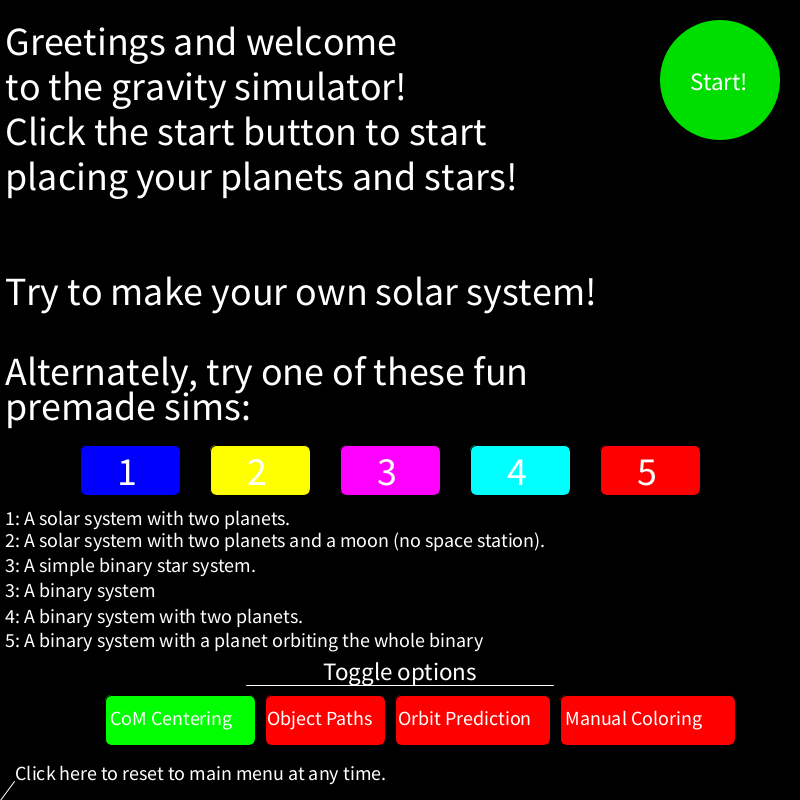
Frame 1 (no input)
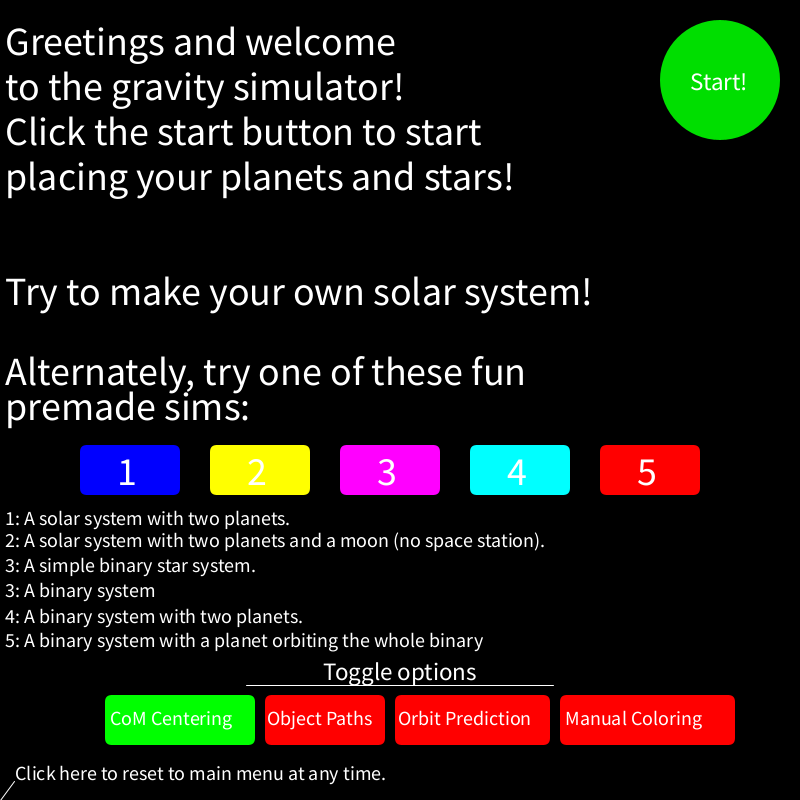
Frame 60 (the mouse pressed at the canvas centre just before this capture)
Frame 120 (the mouse held since frame 60 and released just before this capture): identical to frame 60, image omitted

The Processing sketch that drew these frames (run headless with seeded random() and noise(); from frame 60 on, the mouse is pressed at the canvas centre):

// Processing sketch: nBody
// ── nBody.pde
//Copyright (C) 2014
//D. John Kirby
/*
    This program is free software: you can redistribute it and/or modify
 it under the terms of the GNU General Public License as published by
 the Free Software Foundation, either version 3 of the License, or
 (at your option) any later version.
 
 This program is distributed in the hope that it will be useful,
 but WITHOUT ANY WARRANTY; without even the implied warranty of
 MERCHANTABILITY or FITNESS FOR A PARTICULAR PURPOSE.  See the
 GNU General Public License for more details.
 
 You should have received a copy of the GNU General Public License
 along with this program.  If not, see <http://www.gnu.org/licenses/>.*/
/* This program contains code that was written by Shanfan Huang and
   modified by D. John Kirby.
   Released under the GPL Copyright (C) 2010, Source code here:
   <http://www.openprocessing.org/sketch/8617>*/

float[] CoM;
int nClicks = 5;
int nStepsDefault = 250;
int nSteps =  250; //number of steps between frames.
ArrayList ballList = new ArrayList();
boolean projection = false;
boolean trails = false;
boolean dynamicColoring = true;
boolean hasSelectedColor = false;
boolean CoMtargetting = true;
float X = 0, Y = 0, Vex = 0, Vey = 0; //For making new balls.
int ballSize = 20;//For making new balls
color ballColor = color(0, 0, 255);//Color for new balls
Ball thisBall; //Holds new balls

boolean[] clicks = new boolean[nClicks];
boolean startSim = false; //To be set to true when the user is ready
int thisClick = 0;
float scaleFactor = 1.0;
float textX, textY; //These variables keep track of where to print the instruction menu.
float buttonWidth, buttonSpace, buttonsStart;

float upButtonX, upButtonY, upButtonWidth, upButtonHeight;

float downButtonX, downButtonY, downButtonWidth, downButtonHeight;

float startX, startY, startRad;

void mousePressed()
{
  color clicked = get(mouseX, mouseY);
  if(!dynamicColoring && clicks[0] && !clicks[1])
    ballColor = clicked;
  //If user clicks the red ball, time to play
  if ( clicks[0] && dist(mouseX, mouseY, width, height) < 150 )
  {
    startSim = true;
    nSteps = nStepsDefault;
    return;
  }
  /*Handle reset of game here*/
  if ((clicks[0] || startSim) && dist(mouseX, mouseY, 0, height) < 75)
  {
    ballList = new ArrayList();
    startSim = false;
    for ( int i = 0; i < clicks.length; i++)
      clicks[i] = false;
    thisClick = 0;
    noStroke();
    colorMode(RGB,255);
    return;
  }
  
  /*Handle pressing start button*/
  if(!clicks[0] && dist(mouseX,mouseY,startX,startY) < startRad)
  {
    clicks[0] = true;
    thisClick++;
    return;
  }
  /*This handles the interactive clickybits*/
  /*Look for premades here*/
  if (!startSim && !clicks[0])
  {
    if ((textY+410 <= mouseY) &&  mouseY <= textY + 510 && !clicks[0])
    {
      if (buttonsStart <= mouseX && mouseX <= buttonsStart+buttonWidth)
      {
        loadPremade(1);
        return;
      }
      if (buttonsStart+1*buttonWidth+1*buttonSpace <= mouseX 
        && mouseX <= buttonsStart+2*buttonWidth+1*buttonSpace)
      {
        loadPremade(2);
        return;
      }
      if (buttonsStart+2*buttonWidth+2*buttonSpace <= mouseX 
        && mouseX <= buttonsStart+3*buttonWidth+3*buttonSpace)
      {
        loadPremade(3);
        return;
      }
      if (buttonsStart+3*buttonWidth+3*buttonSpace <= mouseX 
        && mouseX <= buttonsStart+4*buttonWidth+4*buttonSpace)
      {
        loadPremade(4);
        return;
      }
      if (buttonsStart+4*buttonWidth+4*buttonSpace <= mouseX 
        && mouseX <= buttonsStart+5*buttonWidth+5*buttonSpace)
      {
        loadPremade(5);
        return;
      }
    }

    //Handle toggling the trails on and off.
    if (mouseX >= textX+260 && mouseX <= textX+260+120 &&
      mouseY >= textY+640 && mouseY <= textY+640+50)
    {
      //Happy
      trails = !trails;
      return;
    }

    //Handle toggling the projection on and off
    if (mouseX >= textX+260+130 && mouseX <= textX+260+130+155 &&
      mouseY >= textY+640 && mouseY <= textY+640+50)
    {
      projection = !projection;
      return;
    }
    
    //Handle toggling the dynamic coloring
   if (mouseX >= textX+260+130+165 && mouseX <= textX+260+130+165+175 &&
      mouseY >= textY+640 && mouseY <= textY+640+50)
   {
    dynamicColoring = !dynamicColoring;
    return; 
   }
   
     if (mouseX >= textX+100 && mouseX <= textX+100+150 &&
         mouseY >= textY+640 && mouseY <= textY+640+50)
     {
        CoMtargetting = !CoMtargetting;
        return; 
     }
   }
   /*Ensure that the user can resize the object at will*/
   if(clicks[1] && clicks[2] && !clicks[3])
   {
    if (mouseX >= upButtonX && mouseX <= upButtonX+upButtonWidth
     && mouseY >= upButtonY && mouseY <= upButtonY+upButtonHeight)
     {
       return;
     }
     
    if (mouseX >= downButtonX && mouseX <= downButtonX+downButtonWidth
     && mouseY >= downButtonY && mouseY <= downButtonY+downButtonHeight)
    {
     return;
    }
   }
   
   if ( thisClick < nClicks && clicks[0])
   {
      clicks[thisClick] = true;
      thisClick++;
   }
}

void setup()
{
  size(800, 800);
  textX = 5;
  textY = 55;
  smooth();
  buttonWidth = 100;
  buttonSpace = 30;
  buttonsStart = textX +75;

  /* Set all the click variables to be false */
  for (thisClick = 0; thisClick < nClicks; thisClick++)
    clicks[thisClick] = false;
  thisClick = 0;
  upButtonX = width-100;
  upButtonY = height/2-50;
  upButtonWidth = 50;
  upButtonHeight = 50;

  downButtonX = upButtonX;
  downButtonY = height/2;
  downButtonWidth = upButtonWidth;
  downButtonHeight = upButtonHeight;
  
  startX = width-80;
  startY = 80;
  startRad = 120;
}

void loadPremade(int which)
{
  if (which == 1)
  {
    //Basic solar system
    ballList.add(new Ball(width/2, height/2, 0, 0, color(255, 255, 0), 50, 10000));
    ballList.add(new Ball(width/2, 0.6*height, 11.1, 0, color(0, 0, 255), 30, 10)); 
    ballList.add(new Ball(width/2, 0.75*height, 3, 0, color(255, 0, 0), 25, 10));
  }
  else if (which ==2)
  {
    //That's no Moon!
    ballList.add(new Ball(width/2, height/2, 0, 0, color(255, 255, 0), 75, 10000));
    ballList.add(new Ball(0.9*width, height/2, 0, -5.6, color(205, 183, 158), 25, 500));
    ballList.add(new Ball(0.9*width-30, height/2, 0, -5.6+4, color(255, 255, 255), 5, 1));
    ballList.add(new Ball(width/2, 0.75*height, 5, 0, color(255, 0, 0), 25, 10));
  }
  else if (which == 3)
  {
    //Binary Star System
    ballList.add(new Ball(width/2-100, height/2, 0, 1.5, color(255, 255, 0), 75, 2*10^1000));
    ballList.add(new Ball(width/2+100, height/2, 0, -1.5, color(255, 255, 0), 75, 2*10^1000));
  }
  else if (which ==4)
  {
    //It's a space station!
    ballList.add(new Ball(width/2-100, height/2, 0, 5.5, color(255, 255, 0), 30, 10000));
    ballList.add(new Ball(width/2+100, height/2, 0, -5.5, color(255, 255, 0), 30, 10000));
    ballList.add(new Ball(width/2-150, height/2, 0, 5.5+14, color(0, 0, 255), 15, 1));
    ballList.add(new Ball(width/2+150, height/2, 0, -5.5+14, color(255, 0, 0), 15, 1));
  }
  else if (which == 5)
  {

    //Orbit they Barry Center
    ballList.add(new Ball(width/2-50, height/2, 0, 1.5, color(255, 255, 0), 35, 2*10^1000));
    ballList.add(new Ball(width/2+50, height/2, 0, -1.5, color(255, 255, 0), 35, 2*10^1000));
    ballList.add(new Ball(width/2-350, height/2, 0, 2.2, color(0, 0, 255), 15, 1));
  }

  startSim = true;
}

void draw()
{
  /*Display menu here*/
  if (!startSim)
  {
    background(0);
    if (!clicks[0])
    {
      textSize(40);
      fill(255);

      text("Greetings and welcome", textX, textY);
      text("to the gravity simulator!", textX, textY + 45);
      text("Click the start button to start", textX, textY+90);
      text("placing your planets and stars!", textX, textY + 135);
      text("Try to make your own solar system!", textX, textY + 250);
      text("Alternately, try one of these fun", textX, textY+330);
      text("premade sims:", textX, textY+365);
      fill(0, 0, 255);
      rect(buttonsStart, textY+390, 100, 50, 7);
      fill(255);
      text("1", buttonsStart+37, textY+430);

      fill(255, 255, 0);
      rect(buttonsStart+1*buttonWidth+1*buttonSpace, textY+390, 100, 50, 7);
      fill(255);
      text("2", buttonsStart+1*buttonWidth+1*buttonSpace+37, textY+430);

      fill(255, 0, 255);
      rect(buttonsStart+2*buttonWidth+2*buttonSpace, textY+390, 100, 50, 7);
      fill(255);
      text("3", buttonsStart+2*buttonWidth+2*buttonSpace+37, textY+430);

      fill(0, 255, 255);
      rect(buttonsStart+3*buttonWidth+3*buttonSpace, textY+390, 100, 50, 7);
      fill(255);
      text("4", buttonsStart+3*buttonWidth+3*buttonSpace+37, textY+430);

      fill(255, 0, 0);
      rect(buttonsStart+4*buttonWidth+4*buttonSpace, textY+390, 100, 50, 7);
      fill(255);
      text("5", buttonsStart+4*buttonWidth+4*buttonSpace+37, textY+430);

      fill(0, 0, 255);

      textSize(20);
      fill(255);
      text("1: A solar system with two planets.", textX, textY+460+10);
      text("2: A solar system with two planets and a moon (no space station).", textX, textY+527-35);
      text("3: A simple binary star system.", textX, textY+552-35);
      text("3: A binary system", textX, textY+577-35);
      text("4: A binary system with two planets.", textX, textY+603-35);
      text("5: A binary system with a planet orbiting the whole binary", textX, textY+627-35);

      if (trails)
        fill(0, 255, 0);
      else
        fill(255, 0, 0);
      rect(textX+260, textY+640, 120, 50, 7);
      fill(255);
      text("Object Paths", textX+260+2, textY+670);

      if (projection)
        fill(0, 255, 0);
      else
        fill(255, 0, 0);
      rect(textX+260+130, textY+640, 155, 50, 7);
      fill(255);
      text("Orbit Prediction", textX+260+130+3, textY+670);
      
      if(!dynamicColoring)
        fill(0,255,0);
      else
        fill(255,0,0);
        
      rect(textX+260+130+165, textY+640, 175, 50, 7);
      fill(255);
      text("Manual Coloring", textX+260+130+165+5,textY+670);
      
      if(CoMtargetting)
        fill(0,255,0);
      else
        fill(255,0,0);
        
     rect(textX+100,textY+640,150,50,7);
     fill(255);
     text("CoM Centering",textX+100+5,textY+670);
     text("Click here to reset to main menu at any time.",textX+10,height-20);
     stroke(255);
     line(textX+9,height-19,0,height);
    
     textSize(25);
     String s = "Toggle options";
     text(s,width/2-textWidth(s)/2,textY+625);
     line(width/2-textWidth(s),textY+630,width/2+textWidth(s),textY+630);
     noStroke();
     fill(0,222,0);
     ellipse(startX,startY,startRad,startRad);
     fill(255);
     text("Start!",startX-startRad/4,startY+10);
    }
    //Philosophy is:
    //0 clicks = menu
    //1 click = choose color
    //2 click = place ball
    //3 clicks = size ball
    //4 clicks = give ball velocity
    //5 clicks = done
    if (clicks[0])
    {
      stroke(255);
      fill(0);
      setBallColor();
      fill(ballColor);
      ellipse(X, Y, ballSize, ballSize);
      fill(255, 0, 0);
      ellipse(width, height, 300, 300);
      fill(255);
      textSize(23);
      text("Start Sim", width-100, height-50);
      fill(0, 0, 255);
      ellipse(0, height, 150, 150);
      fill(255);
      textSize(20);
      text("Reset", 0, height-20);
      displayAllBalls(ballList);
    }
    if(!dynamicColoring && clicks[0] && !clicks[1])
    {
      fill(0);
      rect(0,0,width/2,height);
      fill(255);
      rect(width/2,0,width/2,height);
      fill(255, 0, 0);
      ellipse(width, height, 300, 300);
      fill(255);
      textSize(23);
      text("Start Sim", width-100, height-50);
      fill(0, 0, 255);
      ellipse(0, height, 150, 150);
      fill(255);
      textSize(20);
      text("Reset", 0, height-20);
      text("Select Object Color",textX,textY);
      drawColorWheel();
      colorMode(RGB,255);
    }
    if(dynamicColoring && clicks[0] && !clicks[1])
    {
      clicks[1] = true;
      thisClick = 2;
    }
    if (clicks[1] && !clicks[2])
    {
      colorMode(RGB,255);
      fill(255);
      text("Click where you would like the object to start the simulation.", textX, textY);
      X = mouseX;
      Y = mouseY;
    }
    if (clicks[1] && clicks[2] && !clicks[3])
    {
      fill(255);
      text("Click the up and down buttons to set this object's size/mass", textX, textY);
      fill(0,255,0);
      rect(upButtonX,upButtonY,upButtonWidth,upButtonHeight);
      fill(255,0,0);
      rect(downButtonX,downButtonY,downButtonWidth,downButtonHeight);
      if (mousePressed)
      {
        if (mouseX >= upButtonX && mouseX <= upButtonX+upButtonWidth
         && mouseY >= upButtonY && mouseY <= upButtonY+upButtonHeight)
         {
           ballSize += 1;
         }
         
        if (mouseX >= downButtonX && mouseX <= downButtonX+downButtonWidth
         && mouseY >= downButtonY && mouseY <= downButtonY+downButtonHeight)
        {
         if(ballSize > 1)
           ballSize-= 1;
        }
      }
      setBallColor();
    } 
    if (clicks[1] && clicks[2] && clicks[3])
    {
      fill(255);
      text("Click to determine the velocity this object will start with", textX, textY);
      text("This click will complete the placement of this object in the simulation.", textX, textY+45);
      stroke(255);
      line(mouseX, mouseY, X, Y);
      Vex = (mouseX - X)/10;
      Vey = (mouseY - Y)/10;
      if (projection)
      {
        nSteps = 25;
        ArrayList temp = new ArrayList();
        for (int k = 0; k < ballList.size(); k++)
        {
          thisBall = (Ball)(ballList.get(k));
          temp.add(new Ball(thisBall.xpos, thisBall.ypos, thisBall.xvel, thisBall.yvel, thisBall.col, thisBall.rad, thisBall.mass));
        }
        thisBall = new Ball(X, Y, Vex, Vey, ballColor, ballSize, ballSize*ballSize);
        temp.add(thisBall);
          
        for ( int i = 0; i < 100; i ++)
        {
          for ( int j = 0; j < temp.size(); j ++ )
          {
            thisBall = (Ball)(temp.get(j));
            thisBall.xs[i] = thisBall.xpos;
            thisBall.ys[i] = thisBall.ypos;
            if ( i !=0 )
              line(thisBall.xs[i], thisBall.ys[i], thisBall.xs[i-1], thisBall.ys[i-1]);
          }
          moveAllBalls(temp);
        }

      }
    }
    if (clicks[nClicks-1])
    {
      //User is done placing this ball, move to next one 
      thisBall = new Ball(X, Y, Vex, Vey, ballColor, ballSize, ballSize*ballSize);
      ballList.add(thisBall);
      for ( thisClick = 1; thisClick < nClicks; thisClick ++)
        clicks[thisClick] = false;
      ballColor = color(0,0,255);
      ballSize = 20;
      thisClick = 1;
    }
  }
  else
  {
    background(0);
    if(CoMtargetting)
    {
      CoM = findCoM(ballList);
      pushMatrix();
      translate(width/2-CoM[0], height/2-CoM[1]);
      scale(scaleFactor);
      //   print(CoM[0]+", "+CoM[1]+"\n");
      displayAllBalls(ballList);
  
      popMatrix();
    }
    else
      displayAllBalls(ballList);
    if (dist(mouseX, mouseY, 0, height) < 75)
    {
      //Display quit button.
      noStroke();
      fill(0, 0, 255);
      ellipse(0, height, 150, 150);
      fill(255);
      textSize(20);
      text("Reset", 0, height-20);
    }
    // scale(scaleFactor);
    /*Meat and potatoes really happens here*/
    moveAllBalls(ballList);
  }
}

void setBallColor()
{
 if(!dynamicColoring)
  return;
 if (ballSize <= 20)
    {
      //Small things are white -> red
      ballColor = color(255, 255-(int)map(ballSize*1.0,0.0,20.0,0.0,255.0), 255-(int)map(1.0*ballSize,0.0,20.0,0.0,255.0));
    }
    else if (ballSize > 20 && ballSize<=30)
    {
      //Then red -> blue
      ballColor = color(255-(int)map(ballSize,20,30,0,255),0,(int)map(ballSize,20,30,0,255));
    }
    else if (ballSize > 30 && ballSize <= 45)
    {
      //Then blue -> peach puff
      ballColor = color((int)map(ballSize,30.0,45.0,0.0,255.0),(int)map(ballSize,30.0,45.0,0.0,222.0),255-(int)map(ballSize,30.0,45.0,0.0,82.0));
    }
    else if(ballSize > 45 && ballSize <= 65)
    {
      //then Peach Puff (close to Jupiter Color, 255, 222, 173) -> yellow (255,255,0)
     ballColor = color(255,(int)map(ballSize,35.0,65.0,222.0,255.0),255-(int)map(ballSize,35.0,65.0,173.0,255.0));
    }
    else
      ballColor = color(255,255,0); 
}

//void mouseWheel(MouseEvent e)
//{
//  if (clicks[0] && clicks[1] && clicks[2] && !clicks[3])
//  {
//    if (e.getAmount() > 0)
//    {
//      ballSize += 1;
//    }
//    else
//    {
//      if (ballSize >= 1)
//        ballSize -= 1;
//    }
//    if(!dynamicColoring)
//      return;
//    if (ballSize <= 20)
//    {
//      //Small things are white -> red
//      ballColor = color(255, 255-(int)map(ballSize*1.0,0.0,20.0,0.0,255.0), 255-(int)map(1.0*ballSize,0.0,20.0,0.0,255.0));
//    }
//    else if (ballSize > 20 && ballSize<=30)
//    {
//      //Then red -> blue
//      ballColor = color(255-(int)map(ballSize,20,30,0,255),0,(int)map(ballSize,20,30,0,255));
//    }
//    else if (ballSize > 30 && ballSize <= 45)
//    {
//      //Then blue -> peach puff
//      ballColor = color((int)map(ballSize,30.0,45.0,0.0,255.0),(int)map(ballSize,30.0,45.0,0.0,222.0),255-(int)map(ballSize,30.0,45.0,0.0,82.0));
//    }
//    else if(ballSize > 45 && ballSize <= 65)
//    {
//      //then Peach Puff (close to Jupiter Color, 255, 222, 173) -> yellow (255,255,0)
//     ballColor = color(255,(int)map(ballSize,35.0,65.0,222.0,255.0),255-(int)map(ballSize,35.0,65.0,173.0,255.0));
//    }
//    else
//      ballColor = color(255,255,0);
//  }
//}

void displayAllBalls(ArrayList ballList)
{
  for ( int j =0; j < ballList.size(); j= j + 1 )
    ((Ball)(ballList.get(j))).display();
}

void moveAllBalls(ArrayList ballList)
{
  for ( int j =0; j < ballList.size(); j= j + 1 )
  {
    thisBall = (Ball)(ballList.get(j));
    thisBall.move(ballList);
  }
}

float[] findCoM(ArrayList ballList)
{
  float[] CoM = {
    0, 0
  };
  float mass = 0;
  Ball thisBall;
  for ( int i=0; i< ballList.size(); i++)
  {
    thisBall = (Ball)(ballList.get(i));

    CoM[0] = CoM[0] + thisBall.xpos*thisBall.mass;
    CoM[1] = CoM[1] + thisBall.ypos*thisBall.mass;
    mass = mass + thisBall.mass;
  } 
  CoM[0] = CoM[0]/mass;
  CoM[1] = CoM[1]/mass;

  return CoM;
}

/* This class is used to draw the gravitational field at set points on the grid*/
class GravField
{
  PVector[][] field;
  int fieldWid;
  int fieldHt;
  GravField()
  {
   fieldWid = width/10;
   fieldHt = height/10;
   field = new PVector[fieldWid][fieldHt];
   this.findAllPoints();
   this.drawSelf();
  }
  
  void drawSelf()
  {
    int x, y;
    PVector thisVec;
    for( int i = 0; i < fieldWid; i ++ )
    {
      for( int j = 0; j < fieldHt; j ++ )
      {
        stroke(255);
        x = i*10;
        y = j*10;
        thisVec = field[i][j];
        arrow( x, y, x + (int)thisVec.x, y + (int)thisVec.y ); 
      }      
    } 
  }
  
  void findAllPoints()
  {
    Ball testMass;
    PVector thisGrav;
    int x, y;
    for( int i = 0; i < fieldWid; i ++ )
    {
      for( int j = 0; j < fieldHt; j ++ )
      {
        x = i*10;
        y = j*10;
        testMass = new Ball(x, y, 0, 0, 0, 0, 1); 
        thisGrav = testMass.findGravity( ballList );
        field[i][j] = thisGrav;
      }
    } 
  }
}

  void arrow(int x1, int y1, int x2, int y2) {
  line(x1, y1, x2, y2);
  pushMatrix();
  translate(x2, y2);
  float a = atan2(x1-x2, y2-y1);
  rotate(a);
  line(0, 0, -10, -10);
  line(0, 0, 10, -10);
  popMatrix();
} 

class Ball
{
  float xpos, ypos, xvel, yvel, rad, fric, mass;
  color col;
  float[] xs, ys;
  int x = 0;

  Ball(float xin, float yin, float xvin, float yvin, color col, float rad, float mass)
  {
    xpos = xin;
    ypos = yin;
    xvel = xvin;
    yvel = yvin; 
    this.rad = rad;
    this.col = col;
    this.mass = mass;
    xs = new float[100];
    ys = new float[100];
    for ( x = 0; x < xs.length; x++ )
    {
      //This number is arbitrarily large, so I assume this is an arbitrage.
      xs[x] = -1000000000;
      ys[x] = -1000000000;
    }
    x = 0;
  }

  void display()
  {
    fill(col);
    stroke(0);
    ellipse(xpos, ypos, rad, rad); 
    if (trails)
    {
      stroke(col);
      for (int i = 0; i < 99; i++)
      {
        if (xs[i+1] > -1000000000 && ys[i+1] > -1000000000)
          line(xs[i], ys[i], xs[i+1], ys[i+1]);
      }
    }
  }
  
  PVector findGravity(ArrayList ballList)
  {
     PVector returnMe = new PVector(0,0);
     float gravityFelt, otherDist;
     int s = ballList.size();
     Ball otherBall;

     for ( int j = 0; j < s; j++)
      {
        otherBall = (Ball)(ballList.get(j));
        mass = otherBall.mass;
        otherDist = dist(otherBall.xpos, otherBall.ypos, xpos, ypos);
        //If I'm looking at myself just hop to the next one.
        if (otherDist < 0.1)
          continue;

        //Handle balls inside other balls.
        if ( otherDist < otherBall.rad )
          gravityFelt = otherBall.mass/pow(otherBall.rad, 3);
        else
          gravityFelt = otherBall.mass/pow(otherDist, 3);
        returnMe.set(returnMe.x +  gravityFelt*(xpos-otherBall.xpos), returnMe.y + gravityFelt*(ypos-otherBall.ypos));
    }
    return returnMe;
  }
  void move(ArrayList ballList)
  {
    Ball otherBall;
    float otherDist, rho, mass;
    /*float gravityFeltX = 0;//Actually has units of accelleration
    float gravityFeltY = 0;//Actually has units of accelleration*/
    PVector gravityVec;
    /* if (simNum == 0)
     {
     if ( (xpos > width)|| (xpos <0))
     xvel = -xvel;
     if (ypos > height || (ypos < 0))
     yvel = -yvel;
     }*/

    for ( int i = 0; i < nSteps; i ++ )
    {
      gravityVec = this.findGravity( ballList );   
      xvel = xvel - gravityVec.x/nSteps;
      yvel = yvel - gravityVec.y/nSteps;
      xpos = xpos + xvel/nSteps;
      ypos = ypos + yvel/nSteps;
    }
    if (trails)
    {
      if (x < 100)
      {
        xs[x] = xpos;
        ys[x] = ypos;
        x++;
      }
      else
      {
        for (int i = 0; i < 99; i ++)
        {
          xs[i] = xs[i+1];
          ys[i] = ys[i+1];
        } 
        xs[99] = xpos;
        ys[99] = ypos;
      }
    }
  }
}

/*This routine is a modified version of code by Lambert Wang*/
void drawColorWheel()
{
  float startFill;
  float startAngle;
  int step;
  float stepLength;
  
  float centerX;
  float centerY;
  
  float pSize;
  float bValue;

  colorMode(HSB, 2*PI, 100, 100);
  ellipseMode(CENTER);
  noStroke();
  
  step = 20;
  centerX = width/2;
  centerY = height/2;
  startFill = 0;
  startAngle = 0;
  stepLength = PI/step;
  
  pSize = 200;
  bValue = 100;
  
  // draw arcs
  for(int i=0; i< 2*step; i++){
  
    fill(startFill, 100, 85);
    arc(centerX, centerY, width-100, width-100, startAngle, startAngle+stepLength);
    
    
   //for(int j=0; j< step; j++){
        fill(startFill, bValue, 100,80);
        stroke(0,0,95,20);
        arc(centerX, centerY, pSize, pSize, startAngle, startAngle+stepLength);
       
       bValue = bValue - 50/step;
       pSize = pSize - 50/step;
 
    //}    
    
    startFill =  startFill + stepLength;
    startAngle = startAngle + stepLength;
    
  }

}
